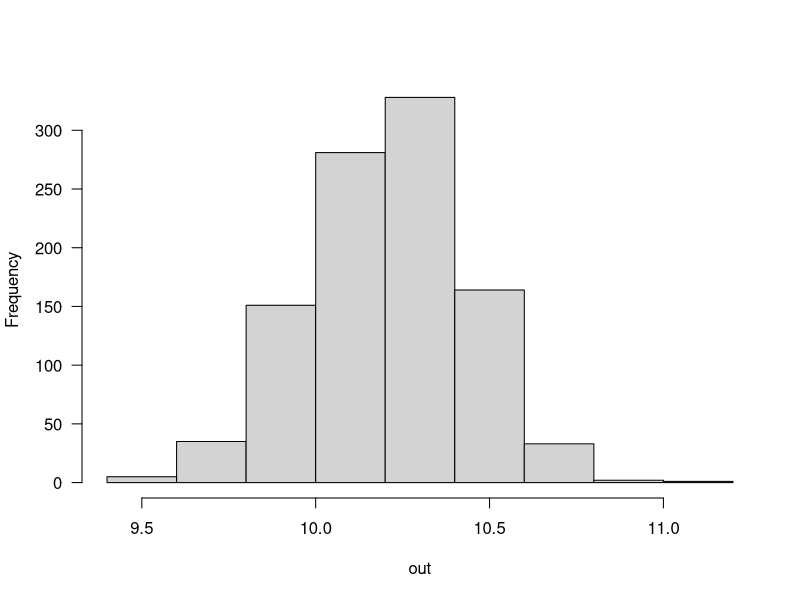
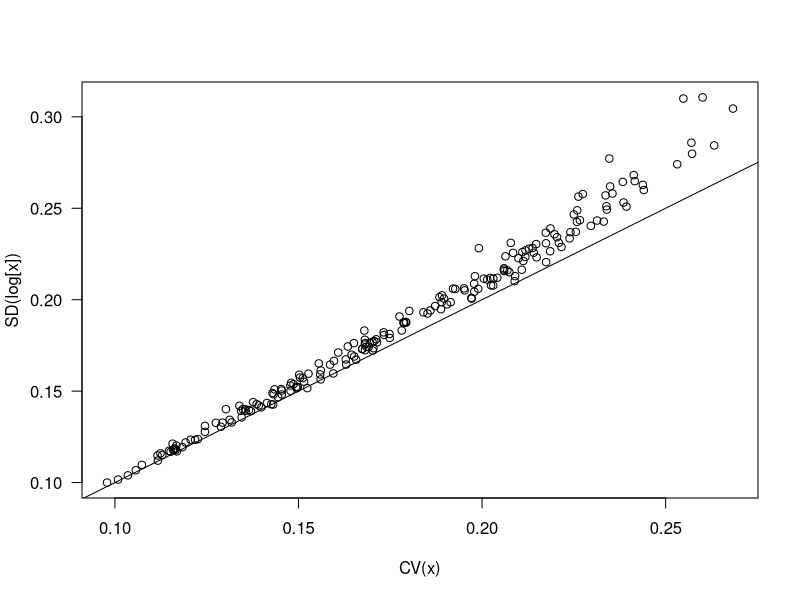

Write R code to recreate these figures, in order.
# setwd("/Users/med-snt/Documents/Rworkshop")
# getwd()
# rm(list = ls())
set.seed(1)
x = rnorm(50, 10, 2) #non-parametric bootstrap, where we resample the data many times
se_x = sqrt(var(x)/length(x)) #SE = √Var/n
out = NULL
for(i in 1:1000){
  sample = sample(x, replace=TRUE)
  out[i] = mean(sample)
  }
hist(out, las=1, main="")
sd(out)
# The variable out now contains what we can call the sampling distribution of the mean of x. The standard
# deviation of the sampling distribution gives an approximation of the standard error
quantile(out, c(0.025, 0.975))
# 2.5% 97.5%
# 9.760249 10.624404
# Recall that we could also have derived the 95% confidence interval analytically as ±1.96SE.
mean(x) - 1.96*se_x
# [1] 9.739995
########################
# set.seed(1)
# x = rnorm(50, 10, 2)
# se_x = sqrt(var(x)/length(x))
# out = NULL
# for(i in 1:1000){
#   sample = sample(x, replace=TRUE)
#   out[i] = mean(sample)
# }
# hist(out, las=1, main="")
# 
# out1 = NULL
# for(i in 1:1000){
#   sample = sample(x, replace=TRUE)
#   out1[i] = sd(sample)/mean(sample)
# }
# cat(out1)


#################
set.seed(1)
out = matrix(NA, nrow=200, ncol=2)
sdvals = runif(200, 2, 5)

for(i in 1:200){
  x = rnorm(200, 20, sdvals[i])
  cv = sd(x)/mean(x)
  sd_log = sd(log(x))
  out[i,1] = cv
  out[i,2] = sd_log
}

plot(out[,1], out[,2], xlab="CV(x)", ylab="SD(log[x])", las=1)
lines(0:1, 0:1)
